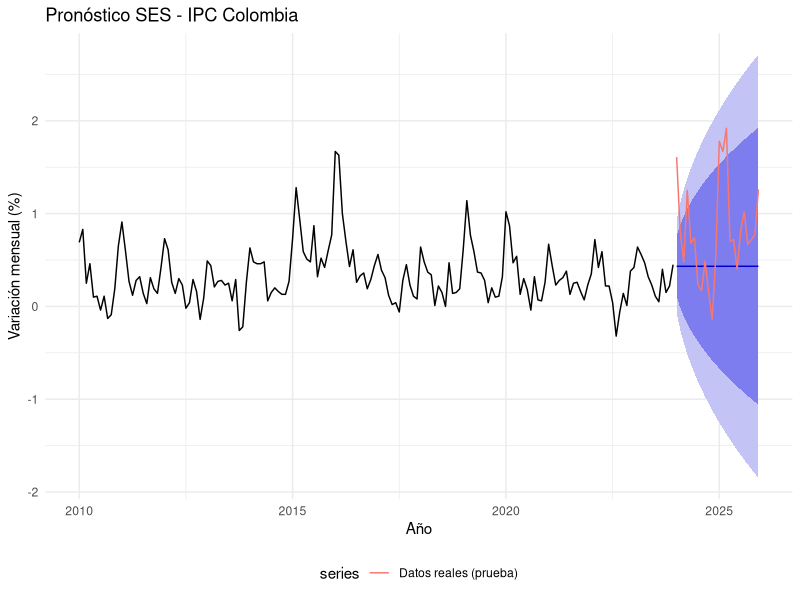
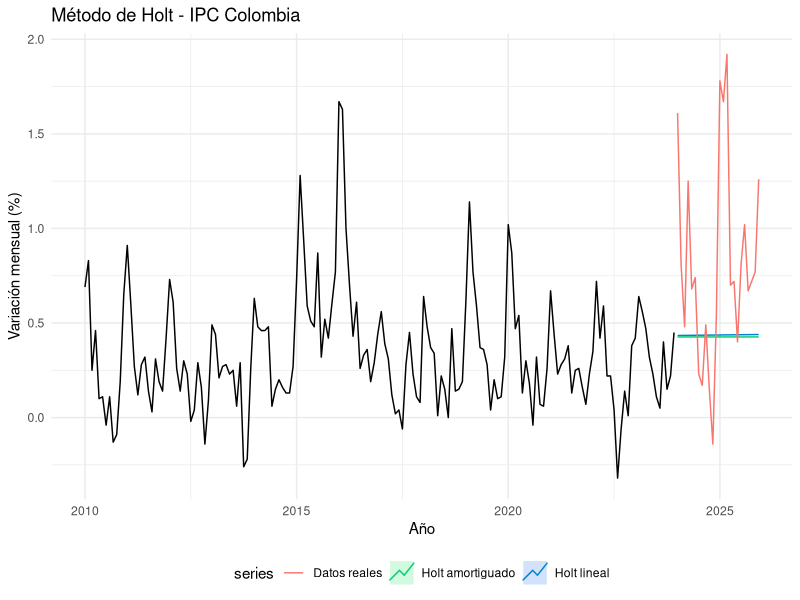
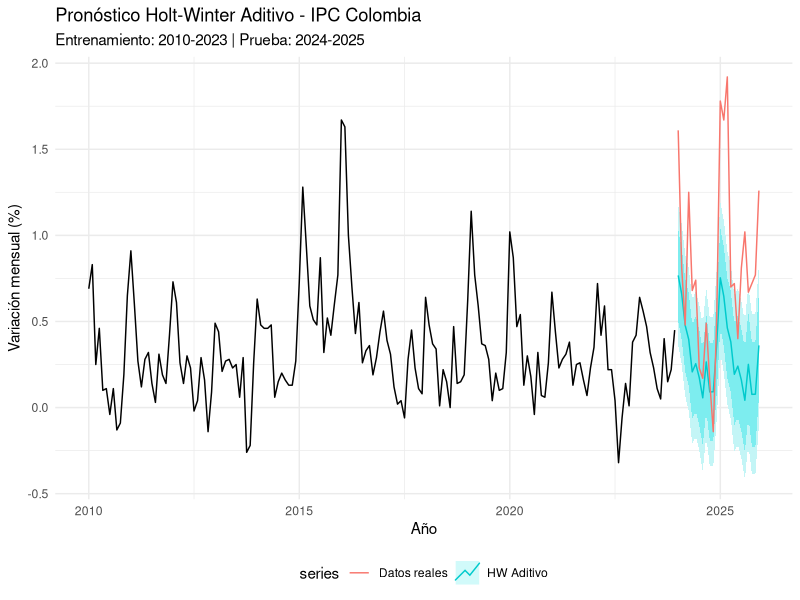
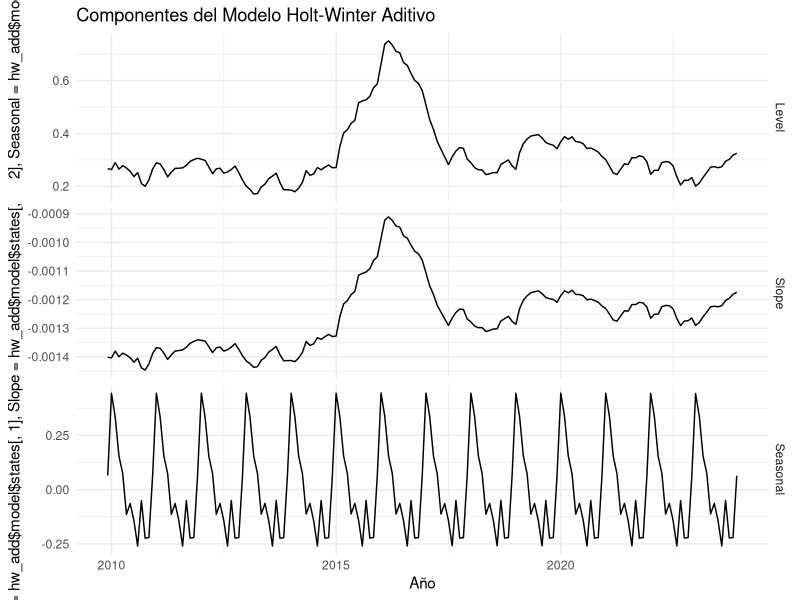
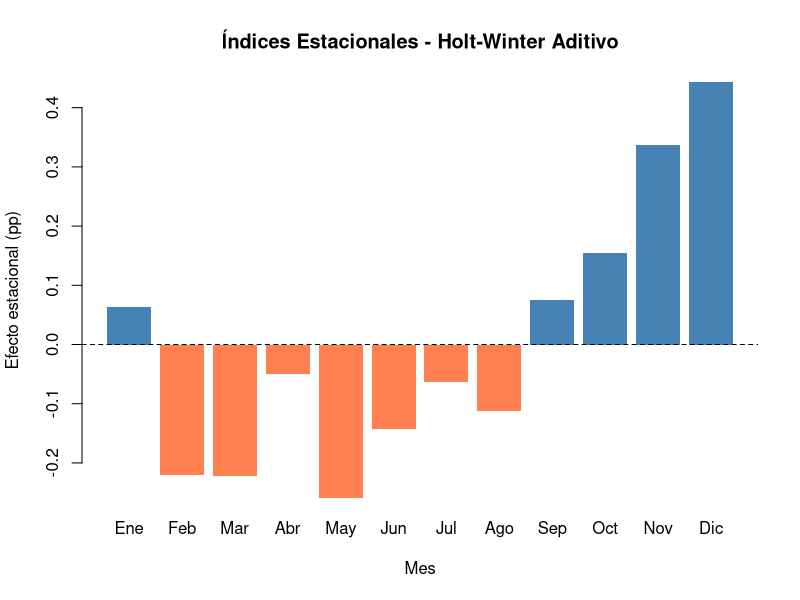
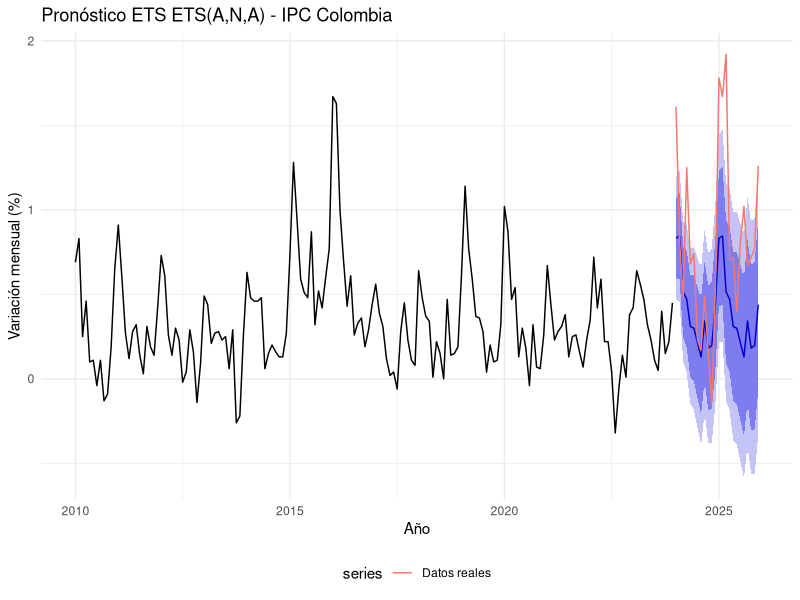
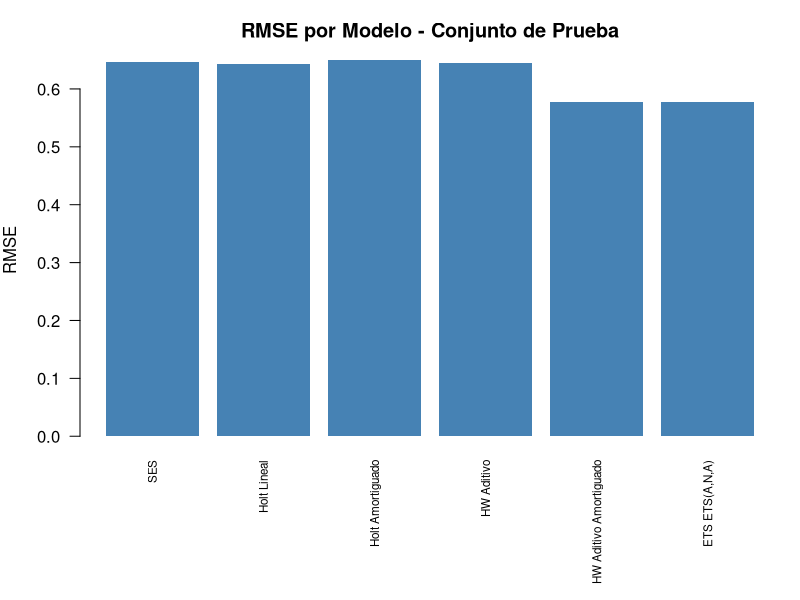
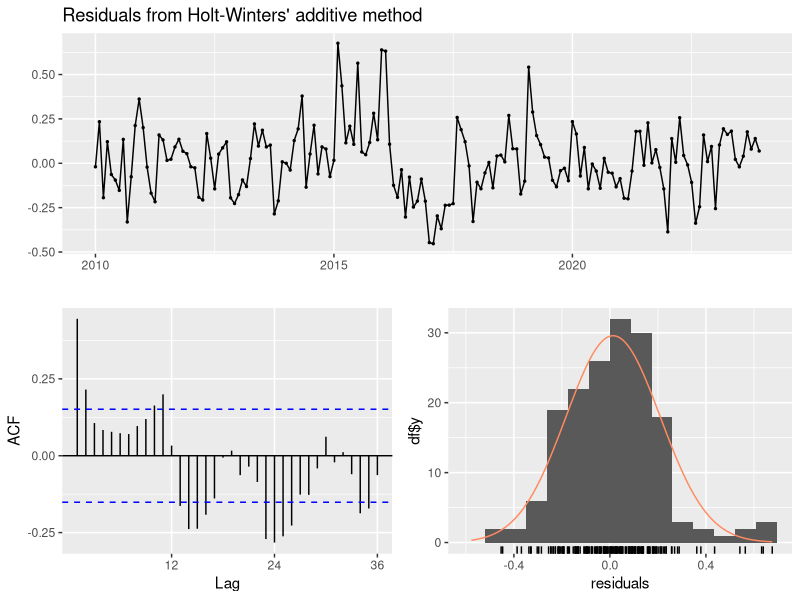

Write the R code that produced these figures, in order.
## ---- chunk 1
library(forecast)
library(ggplot2)
library(zoo)

# Datos: Variación mensual del IPC Colombia (2010-2025)
ipc_data <- c(
  0.69, 0.83, 0.25, 0.46, 0.10, 0.11, -0.04, 0.11, -0.13, -0.09, 0.19, 0.65,
  0.91, 0.60, 0.27, 0.12, 0.28, 0.32, 0.14, 0.03, 0.31, 0.19, 0.14, 0.42,
  0.73, 0.61, 0.26, 0.14, 0.30, 0.23, -0.02, 0.04, 0.29, 0.16, -0.14, 0.09,
  0.49, 0.44, 0.21, 0.27, 0.28, 0.23, 0.25, 0.06, 0.29, -0.26, -0.22, 0.26,
  0.63, 0.48, 0.46, 0.46, 0.48, 0.06, 0.15, 0.20, 0.16, 0.13, 0.13, 0.27,
  0.73, 1.28, 0.94, 0.59, 0.51, 0.48, 0.87, 0.32, 0.52, 0.42, 0.60, 0.77,
  1.67, 1.63, 1.00, 0.70, 0.43, 0.61, 0.26, 0.33, 0.36, 0.19, 0.29, 0.44,
  0.56, 0.39, 0.31, 0.12, 0.02, 0.04, -0.06, 0.28, 0.45, 0.23, 0.11, 0.08,
  0.64, 0.48, 0.37, 0.34, 0.01, 0.22, 0.15, 0.00, 0.47, 0.14, 0.15, 0.19,
  0.62, 1.14, 0.77, 0.59, 0.37, 0.36, 0.28, 0.04, 0.20, 0.10, 0.11, 0.32,
  1.02, 0.87, 0.47, 0.54, 0.13, 0.30, 0.18, -0.04, 0.32, 0.07, 0.06, 0.26,
  0.67, 0.44, 0.23, 0.28, 0.31, 0.38, 0.13, 0.25, 0.26, 0.16, 0.07, 0.23,
  0.35, 0.72, 0.42, 0.59, 0.22, 0.22, 0.04, -0.32, -0.06, 0.14, 0.01, 0.38,
  0.42, 0.64, 0.56, 0.47, 0.32, 0.23, 0.11, 0.05, 0.40, 0.15, 0.22, 0.45,
  1.61, 0.81, 0.48, 1.25, 0.68, 0.74, 0.23, 0.17, 0.49, 0.15, -0.14, 0.54,
  1.78, 1.67, 1.92, 0.70, 0.72, 0.40, 0.81, 1.02, 0.67, 0.72, 0.77, 1.26
)

ipc_ts <- ts(ipc_data, start = c(2010, 1), frequency = 12)
## ---- chunk 2
# Separar en entrenamiento y prueba
ipc_train <- window(ipc_ts, end = c(2023, 12))
ipc_test  <- window(ipc_ts, start = c(2024, 1))

cat("Observaciones de entrenamiento:", length(ipc_train), "\n")
cat("Observaciones de prueba:", length(ipc_test), "\n")
cat("Período de prueba: Enero 2024 - Diciembre 2025\n")
## ---- chunk 3
# Ajustar SES con optimización automática de alpha
ses_model <- ses(ipc_train, h = 24)

cat("Parámetro óptimo:\n")
cat("  alpha =", round(ses_model$model$par["alpha"], 4), "\n\n")
cat("Criterios de información:\n")
cat("  AIC  =", round(ses_model$model$aic, 2), "\n")
cat("  AICc =", round(ses_model$model$aicc, 2), "\n")
cat("  BIC  =", round(ses_model$model$bic, 2), "\n")
## ---- chunk 4
autoplot(ses_model) +
  autolayer(ipc_test, series = "Datos reales (prueba)") +
  labs(title = "Pronóstico SES - IPC Colombia",
       x = "Año", y = "Variación mensual (%)") +
  theme_minimal() +
  theme(legend.position = "bottom")
## ---- chunk 5
# Ajustar método de Holt con tendencia lineal
holt_model <- holt(ipc_train, h = 24)

cat("Parámetros óptimos:\n")
cat("  alpha =", round(holt_model$model$par["alpha"], 4), "\n")
cat("  beta  =", round(holt_model$model$par["beta"], 4), "\n\n")
cat("Criterios de información:\n")
cat("  AIC  =", round(holt_model$model$aic, 2), "\n")
cat("  AICc =", round(holt_model$model$aicc, 2), "\n")
cat("  BIC  =", round(holt_model$model$bic, 2), "\n")
## ---- chunk 6
# También probamos Holt con tendencia amortiguada (damped)
holt_damped <- holt(ipc_train, h = 24, damped = TRUE)

cat("\nHolt con tendencia amortiguada:\n")
cat("  alpha =", round(holt_damped$model$par["alpha"], 4), "\n")
cat("  beta  =", round(holt_damped$model$par["beta"], 4), "\n")
cat("  phi   =", round(holt_damped$model$par["phi"], 4), "\n")
cat("  AICc  =", round(holt_damped$model$aicc, 2), "\n")
## ---- chunk 7
autoplot(ipc_train) +
  autolayer(holt_model, series = "Holt lineal", PI = FALSE) +
  autolayer(holt_damped, series = "Holt amortiguado", PI = FALSE) +
  autolayer(ipc_test, series = "Datos reales") +
  labs(title = "Método de Holt - IPC Colombia",
       x = "Año", y = "Variación mensual (%)") +
  theme_minimal() +
  theme(legend.position = "bottom")
## ---- chunk 8
# Holt-Winter Aditivo
hw_add <- hw(ipc_train, seasonal = "additive", h = 24)

cat("=== Holt-Winter Aditivo ===\n\n")
cat("Parámetros óptimos:\n")
cat("  alpha (nivel)         =", round(hw_add$model$par["alpha"], 4), "\n")
cat("  beta  (tendencia)     =", round(hw_add$model$par["beta"], 4), "\n")
cat("  gamma (estacionalidad)=", round(hw_add$model$par["gamma"], 4), "\n\n")
cat("Criterios de información:\n")
cat("  AIC  =", round(hw_add$model$aic, 2), "\n")
cat("  AICc =", round(hw_add$model$aicc, 2), "\n")
cat("  BIC  =", round(hw_add$model$bic, 2), "\n")
## ---- chunk 9
# Holt-Winter Multiplicativo
# Nota: Requiere que todos los valores sean positivos
# Desplazamos la serie sumando una constante
ipc_train_pos <- ipc_train + abs(min(ipc_train)) + 0.5
ipc_test_pos  <- ipc_test + abs(min(ipc_train)) + 0.5

hw_mult <- hw(ipc_train_pos, seasonal = "multiplicative", h = 24)

cat("=== Holt-Winter Multiplicativo ===\n\n")
cat("Nota: Serie desplazada (+", round(abs(min(ipc_train)) + 0.5, 2), 
    ") para evitar valores negativos.\n\n")
cat("Parámetros óptimos:\n")
cat("  alpha (nivel)         =", round(hw_mult$model$par["alpha"], 4), "\n")
cat("  beta  (tendencia)     =", round(hw_mult$model$par["beta"], 4), "\n")
cat("  gamma (estacionalidad)=", round(hw_mult$model$par["gamma"], 4), "\n\n")
cat("Criterios de información:\n")
cat("  AICc =", round(hw_mult$model$aicc, 2), "\n")
## ---- chunk 10
autoplot(ipc_train) +
  autolayer(hw_add, series = "HW Aditivo", PI = TRUE) +
  autolayer(ipc_test, series = "Datos reales") +
  labs(title = "Pronóstico Holt-Winter Aditivo - IPC Colombia",
       subtitle = "Entrenamiento: 2010-2023 | Prueba: 2024-2025",
       x = "Año", y = "Variación mensual (%)") +
  theme_minimal() +
  theme(legend.position = "bottom")
## ---- chunk 11
# Holt-Winter Aditivo con tendencia amortiguada
hw_add_damped <- hw(ipc_train, seasonal = "additive", damped = TRUE, h = 24)

cat("=== Holt-Winter Aditivo Amortiguado ===\n\n")
cat("Parámetros óptimos:\n")
cat("  alpha =", round(hw_add_damped$model$par["alpha"], 4), "\n")
cat("  beta  =", round(hw_add_damped$model$par["beta"], 4), "\n")
cat("  gamma =", round(hw_add_damped$model$par["gamma"], 4), "\n")
cat("  phi   =", round(hw_add_damped$model$par["phi"], 4), "\n\n")
cat("  AICc  =", round(hw_add_damped$model$aicc, 2), "\n")
## ---- chunk 12
# Extraer y visualizar los estados del modelo
cbind(Level = hw_add$model$states[,1],
      Slope = hw_add$model$states[,2],
      Seasonal = hw_add$model$states[,3]) |>
  autoplot(facets = TRUE) +
  labs(title = "Componentes del Modelo Holt-Winter Aditivo",
       x = "Año") +
  theme_minimal()
## ---- chunk 13
# Mostrar los índices estacionales
estados <- hw_add$model$states
n_estados <- nrow(estados)
seasonal_indices <- estados[n_estados, 3:14]

meses <- c("Ene", "Feb", "Mar", "Abr", "May", "Jun",
           "Jul", "Ago", "Sep", "Oct", "Nov", "Dic")

cat("Índices estacionales estimados (último ciclo):\n\n")
for (i in 1:12) {
  cat(sprintf("  %s: %+.4f\n", meses[i], seasonal_indices[i]))
}
## ---- chunk 14
barplot(as.numeric(seasonal_indices), 
        names.arg = meses,
        col = ifelse(as.numeric(seasonal_indices) > 0, "steelblue", "coral"),
        main = "Índices Estacionales - Holt-Winter Aditivo",
        ylab = "Efecto estacional (pp)",
        xlab = "Mes",
        border = NA)
abline(h = 0, lty = 2)
## ---- chunk 15
# Selección automática
ets_auto <- ets(ipc_train)

cat("Modelo seleccionado automáticamente:", ets_auto$method, "\n\n")
summary(ets_auto)
## ---- chunk 16
ets_forecast <- forecast(ets_auto, h = 24)

autoplot(ets_forecast) +
  autolayer(ipc_test, series = "Datos reales") +
  labs(title = paste("Pronóstico ETS", ets_auto$method, "- IPC Colombia"),
       x = "Año", y = "Variación mensual (%)") +
  theme_minimal() +
  theme(legend.position = "bottom")
## ---- chunk 17
# Función para calcular métricas
calcular_metricas <- function(real, pronostico, nombre) {
  error <- real - pronostico
  mae  <- mean(abs(error))
  rmse <- sqrt(mean(error^2))
  # MAPE: evitar división por cero
  no_cero <- which(real != 0)
  if (length(no_cero) > 0) {
    mape <- mean(abs(error[no_cero] / real[no_cero])) * 100
  } else {
    mape <- NA
  }
  
  data.frame(
    Modelo = nombre,
    MAE    = round(mae, 4),
    RMSE   = round(rmse, 4),
    MAPE   = round(mape, 2)
  )
}

# Calcular métricas para cada modelo
metricas <- rbind(
  calcular_metricas(ipc_test, ses_model$mean, "SES"),
  calcular_metricas(ipc_test, holt_model$mean, "Holt Lineal"),
  calcular_metricas(ipc_test, holt_damped$mean, "Holt Amortiguado"),
  calcular_metricas(ipc_test, hw_add$mean, "HW Aditivo"),
  calcular_metricas(ipc_test, hw_add_damped$mean, "HW Aditivo Amortiguado"),
  calcular_metricas(ipc_test, ets_forecast$mean, paste("ETS", ets_auto$method))
)

knitr::kable(metricas, 
             caption = "Comparación de métricas de error en el conjunto de prueba (2024-2025)",
             align = "lcccc")
## ---- chunk 18
par(mar = c(8, 4, 3, 1))
barplot(metricas$RMSE, 
        names.arg = metricas$Modelo,
        col = "steelblue",
        main = "RMSE por Modelo - Conjunto de Prueba",
        ylab = "RMSE",
        las = 2,
        cex.names = 0.7,
        border = NA)
## ---- chunk 19
checkresiduals(hw_add$model)
## ---- chunk 20
# Prueba de Ljung-Box para autocorrelación de residuos
lb_test <- Box.test(residuals(hw_add$model), lag = 24, type = "Ljung-Box")
cat("Prueba de Ljung-Box (H0: residuos no autocorrelacionados):\n")
cat("  Estadístico:", round(lb_test$statistic, 4), "\n")
cat("  p-valor:", round(lb_test$p.value, 4), "\n")
cat("  Conclusión:", ifelse(lb_test$p.value > 0.05, 
    "No se rechaza H0: residuos sin autocorrelación significativa.",
    "Se rechaza H0: existe autocorrelación residual."), "\n\n")

# Prueba de normalidad de Shapiro-Wilk
sw_test <- shapiro.test(residuals(hw_add$model))
cat("Prueba de Shapiro-Wilk (H0: residuos normales):\n")
cat("  Estadístico W:", round(sw_test$statistic, 4), "\n")
cat("  p-valor:", round(sw_test$p.value, 4), "\n")
cat("  Conclusión:", ifelse(sw_test$p.value > 0.05,
    "No se rechaza H0: residuos normalmente distribuidos.",
    "Se rechaza H0: residuos no normales (esto no invalida el modelo, pero\n                 afecta los intervalos de confianza del pronóstico)."), "\n")
## ---- chunk 21
# Reajustar con TODA la serie (2010-2025) para el pronóstico final
hw_final <- hw(ipc_ts, seasonal = "additive", damped = TRUE, h = 12)

cat("=== Pronóstico Holt-Winter para 2026 ===\n\n")

pronostico_df <- data.frame(
  Mes = meses,
  Pronostico = round(hw_final$mean, 3),
  Lo80 = round(hw_final$lower[,1], 3),
  Hi80 = round(hw_final$upper[,1], 3),
  Lo95 = round(hw_final$lower[,2], 3),
  Hi95 = round(hw_final$upper[,2], 3)
)

knitr::kable(pronostico_df,
             col.names = c("Mes", "Pronóstico", "LI 80%", "LS 80%", "LI 95%", "LS 95%"),
             caption = "Pronóstico mensual del IPC para 2026 con intervalos de confianza")
## ---- chunk 22
autoplot(hw_final) +
  labs(title = "Pronóstico Holt-Winter - IPC Colombia 2026",
       subtitle = "Modelo aditivo con tendencia amortiguada",
       x = "Año", y = "Variación mensual (%)") +
  theme_minimal()
## ---- chunk 23
# Zoom en los últimos años + pronóstico
autoplot(window(ipc_ts, start = c(2022, 1))) +
  autolayer(hw_final, series = "Pronóstico HW") +
  labs(title = "Pronóstico 2026 en contexto - IPC Colombia",
       x = "Año", y = "Variación mensual (%)") +
  theme_minimal() +
  theme(legend.position = "bottom")
